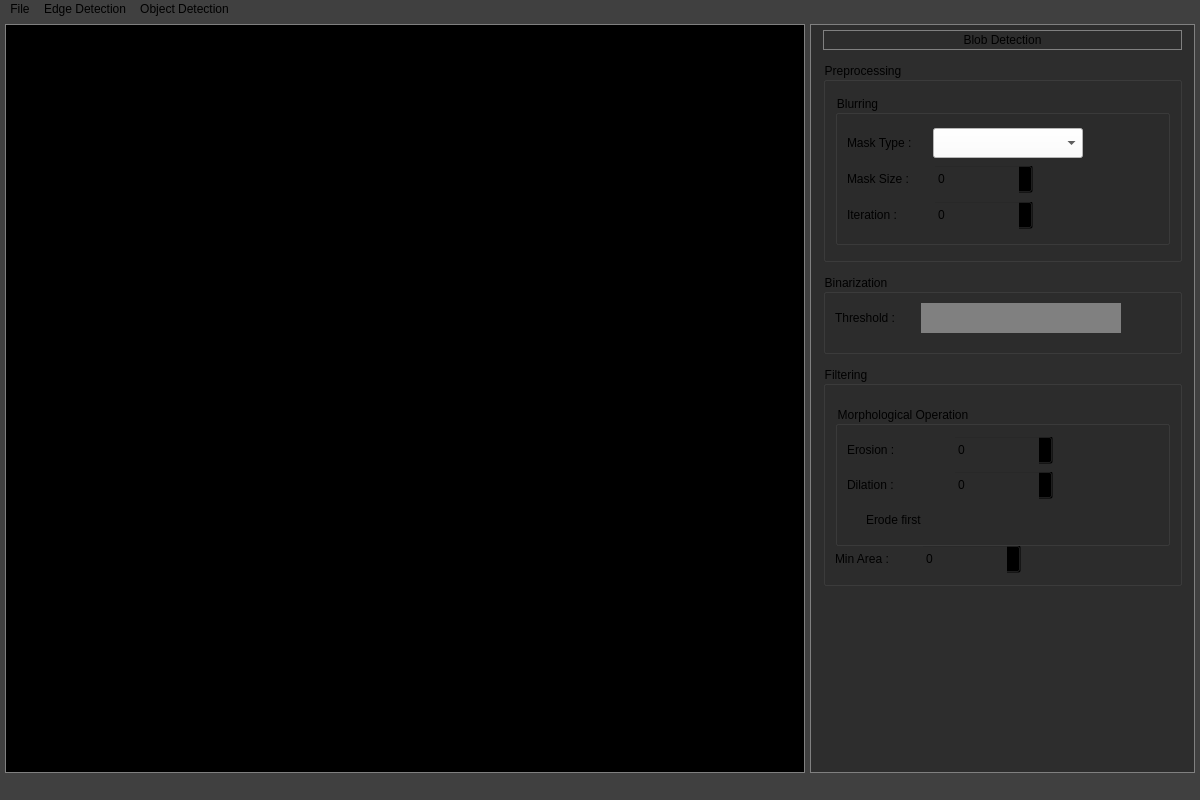
<?xml version="1.0" encoding="UTF-8"?>
<ui version="4.0">
 <class>MainWindow</class>
 <widget class="QMainWindow" name="MainWindow">
  <property name="geometry">
   <rect>
    <x>0</x>
    <y>0</y>
    <width>1200</width>
    <height>800</height>
   </rect>
  </property>
  <property name="windowTitle">
   <string>MainWindow</string>
  </property>
  <property name="styleSheet">
   <string notr="true">background-color: rgb(64,64,64);</string>
  </property>
  <widget class="QWidget" name="centralwidget">
   <layout class="QHBoxLayout" name="HorzLayout_Main">
    <property name="spacing">
     <number>5</number>
    </property>
    <property name="leftMargin">
     <number>5</number>
    </property>
    <property name="topMargin">
     <number>5</number>
    </property>
    <property name="rightMargin">
     <number>5</number>
    </property>
    <property name="bottomMargin">
     <number>5</number>
    </property>
    <item>
     <widget class="QLabel" name="Label_PicDisplay">
      <property name="minimumSize">
       <size>
        <width>800</width>
        <height>0</height>
       </size>
      </property>
      <property name="maximumSize">
       <size>
        <width>800</width>
        <height>16777215</height>
       </size>
      </property>
      <property name="styleSheet">
       <string notr="true">QLabel{
	background-color: black;
	border: 1px solid gray;     /* slightly darker border */
}</string>
      </property>
      <property name="text">
       <string/>
      </property>
     </widget>
    </item>
    <item>
     <widget class="QStackedWidget" name="StackedWidget_Panel">
      <property name="styleSheet">
       <string notr="true">QStackedWidget{
	background-color: rgb(45,45,45);
	border: 1px solid gray;     /* slightly darker border */
}</string>
      </property>
      <property name="currentIndex">
       <number>2</number>
      </property>
      <widget class="QWidget" name="Page_OfflineTest">
       <property name="styleSheet">
        <string notr="true">background-color: transparent;</string>
       </property>
       <layout class="QVBoxLayout" name="VertLayout_OfflineTest">
        <property name="spacing">
         <number>10</number>
        </property>
        <property name="leftMargin">
         <number>10</number>
        </property>
        <property name="topMargin">
         <number>10</number>
        </property>
        <property name="rightMargin">
         <number>10</number>
        </property>
        <property name="bottomMargin">
         <number>10</number>
        </property>
        <item>
         <layout class="QHBoxLayout" name="HorzLayout_OfflineTest">
          <property name="leftMargin">
           <number>0</number>
          </property>
          <item>
           <widget class="QPushButton" name="Btn_Test">
            <property name="minimumSize">
             <size>
              <width>100</width>
              <height>50</height>
             </size>
            </property>
            <property name="maximumSize">
             <size>
              <width>100</width>
              <height>50</height>
             </size>
            </property>
            <property name="font">
             <font>
              <family>Arial Black</family>
              <pointsize>22</pointsize>
              <bold>true</bold>
             </font>
            </property>
            <property name="styleSheet">
             <string notr="true">QPushButton {
    background-color: rgb(100, 150, 220);   /* grayish blue */
    color: white;                             /* text */
    border: 2px solid #F0F0F0;     /* slightly darker border */
    border-radius: 7px;                       /* small rounding */
    padding: 4px 12px;                        /* vertical, horizontal */
    font-family: &quot;Arial Black&quot;;
    font-size: 22pt;
}

QPushButton:hover {
    background-color: rgb(120, 170, 240);    /* hover effect */
    border-color: white;
}

QPushButton:pressed {
    background-color: rgb(80, 130, 200);     /* pressed effect */
    border-color: rgb(197, 197, 197);
}</string>
            </property>
            <property name="text">
             <string>Test</string>
            </property>
            <property name="flat">
             <bool>false</bool>
            </property>
           </widget>
          </item>
          <item>
           <spacer name="HorzSpacer_OfflineTest">
            <property name="orientation">
             <enum>Qt::Orientation::Horizontal</enum>
            </property>
            <property name="sizeHint" stdset="0">
             <size>
              <width>40</width>
              <height>20</height>
             </size>
            </property>
           </spacer>
          </item>
          <item>
           <widget class="QLabel" name="Label_TestTime">
            <property name="minimumSize">
             <size>
              <width>100</width>
              <height>0</height>
             </size>
            </property>
            <property name="maximumSize">
             <size>
              <width>100</width>
              <height>16777215</height>
             </size>
            </property>
            <property name="font">
             <font>
              <family>Arial</family>
              <pointsize>16</pointsize>
              <bold>true</bold>
             </font>
            </property>
            <property name="styleSheet">
             <string notr="true">QLabel {
    color: rgb(45,45,45);                /* font color */
    background-color: white;   /* background */
}</string>
            </property>
            <property name="frameShape">
             <enum>QFrame::Shape::Box</enum>
            </property>
            <property name="frameShadow">
             <enum>QFrame::Shadow::Sunken</enum>
            </property>
            <property name="lineWidth">
             <number>3</number>
            </property>
            <property name="midLineWidth">
             <number>0</number>
            </property>
            <property name="text">
             <string>100ms</string>
            </property>
            <property name="alignment">
             <set>Qt::AlignmentFlag::AlignCenter</set>
            </property>
            <property name="margin">
             <number>0</number>
            </property>
           </widget>
          </item>
         </layout>
        </item>
        <item>
         <widget class="QStackedWidget" name="StackedWidget_Result">
          <property name="styleSheet">
           <string notr="true">background-color: #F0F0F0</string>
          </property>
          <property name="currentIndex">
           <number>1</number>
          </property>
          <widget class="QWidget" name="page_3">
           <layout class="QVBoxLayout" name="verticalLayout_2">
            <property name="leftMargin">
             <number>8</number>
            </property>
            <property name="topMargin">
             <number>8</number>
            </property>
            <property name="rightMargin">
             <number>8</number>
            </property>
            <property name="bottomMargin">
             <number>8</number>
            </property>
           </layout>
          </widget>
          <widget class="QWidget" name="Page_Result">
           <layout class="QVBoxLayout" name="VertLayout_Result_Edge">
            <property name="leftMargin">
             <number>8</number>
            </property>
            <property name="topMargin">
             <number>8</number>
            </property>
            <property name="rightMargin">
             <number>8</number>
            </property>
            <property name="bottomMargin">
             <number>8</number>
            </property>
            <item>
             <widget class="QTableWidget" name="Table_Result">
              <property name="styleSheet">
               <string notr="true">background-color: #F0F0F0</string>
              </property>
             </widget>
            </item>
           </layout>
          </widget>
         </widget>
        </item>
       </layout>
      </widget>
      <widget class="QWidget" name="page_5">
       <property name="styleSheet">
        <string notr="true">background-color: transparent;</string>
       </property>
       <layout class="QVBoxLayout" name="verticalLayout_5">
        <property name="spacing">
         <number>25</number>
        </property>
        <property name="leftMargin">
         <number>10</number>
        </property>
        <property name="topMargin">
         <number>5</number>
        </property>
        <property name="rightMargin">
         <number>10</number>
        </property>
        <property name="bottomMargin">
         <number>10</number>
        </property>
        <item>
         <widget class="QLabel" name="label_10">
          <property name="minimumSize">
           <size>
            <width>0</width>
            <height>20</height>
           </size>
          </property>
          <property name="maximumSize">
           <size>
            <width>16777215</width>
            <height>20</height>
           </size>
          </property>
          <property name="font">
           <font>
            <family>Arial</family>
            <pointsize>13</pointsize>
           </font>
          </property>
          <property name="styleSheet">
           <string notr="true">QLabel{
	background-color: rgb(45,45,45);
	border: 1px solid gray;
}</string>
          </property>
          <property name="text">
           <string>Watershed</string>
          </property>
          <property name="alignment">
           <set>Qt::AlignmentFlag::AlignCenter</set>
          </property>
         </widget>
        </item>
        <item>
         <widget class="QGroupBox" name="groupBox_4">
          <property name="styleSheet">
           <string notr="true">QGroupBox {
    background-color: transparent;  /* transparent background */
    border: none;                   /* remove the border line */
    margin: 0px;                    /* remove extra spacing */
    padding: 0px;
}</string>
          </property>
          <property name="title">
           <string/>
          </property>
         </widget>
        </item>
       </layout>
      </widget>
      <widget class="QWidget" name="Page_BlobDetection">
       <property name="styleSheet">
        <string notr="true">background-color: transparent;</string>
       </property>
       <layout class="QVBoxLayout" name="VertLayout_BlobDetection">
        <property name="spacing">
         <number>12</number>
        </property>
        <property name="leftMargin">
         <number>12</number>
        </property>
        <property name="topMargin">
         <number>5</number>
        </property>
        <property name="rightMargin">
         <number>12</number>
        </property>
        <property name="bottomMargin">
         <number>12</number>
        </property>
        <item>
         <widget class="QLabel" name="Label_BlobDetection">
          <property name="sizePolicy">
           <sizepolicy hsizetype="Expanding" vsizetype="Preferred">
            <horstretch>0</horstretch>
            <verstretch>0</verstretch>
           </sizepolicy>
          </property>
          <property name="minimumSize">
           <size>
            <width>0</width>
            <height>20</height>
           </size>
          </property>
          <property name="maximumSize">
           <size>
            <width>16777215</width>
            <height>20</height>
           </size>
          </property>
          <property name="styleSheet">
           <string notr="true">QLabel{
	background-color: rgb(45,45,45);
	border: 1px solid gray;
}</string>
          </property>
          <property name="text">
           <string>Blob Detection</string>
          </property>
          <property name="scaledContents">
           <bool>false</bool>
          </property>
          <property name="alignment">
           <set>Qt::AlignmentFlag::AlignCenter</set>
          </property>
         </widget>
        </item>
        <item>
         <widget class="QGroupBox" name="GroupBox_Preprocessing">
          <property name="minimumSize">
           <size>
            <width>0</width>
            <height>200</height>
           </size>
          </property>
          <property name="maximumSize">
           <size>
            <width>16777215</width>
            <height>200</height>
           </size>
          </property>
          <property name="title">
           <string>Preprocessing</string>
          </property>
          <layout class="QVBoxLayout" name="VertLayout_Preprocessing">
           <item>
            <widget class="QGroupBox" name="GroupBox_Blurring">
             <property name="enabled">
              <bool>true</bool>
             </property>
             <property name="sizePolicy">
              <sizepolicy hsizetype="Expanding" vsizetype="Preferred">
               <horstretch>0</horstretch>
               <verstretch>0</verstretch>
              </sizepolicy>
             </property>
             <property name="minimumSize">
              <size>
               <width>0</width>
               <height>150</height>
              </size>
             </property>
             <property name="maximumSize">
              <size>
               <width>16777215</width>
               <height>150</height>
              </size>
             </property>
             <property name="autoFillBackground">
              <bool>false</bool>
             </property>
             <property name="styleSheet">
              <string notr="true"/>
             </property>
             <property name="title">
              <string>Blurring</string>
             </property>
             <layout class="QFormLayout" name="FormLayout_Blurring">
              <property name="formAlignment">
               <set>Qt::AlignmentFlag::AlignLeading|Qt::AlignmentFlag::AlignLeft|Qt::AlignmentFlag::AlignVCenter</set>
              </property>
              <item row="0" column="0">
               <widget class="QLabel" name="Label_MaskType">
                <property name="sizePolicy">
                 <sizepolicy hsizetype="Preferred" vsizetype="Preferred">
                  <horstretch>0</horstretch>
                  <verstretch>0</verstretch>
                 </sizepolicy>
                </property>
                <property name="minimumSize">
                 <size>
                  <width>80</width>
                  <height>30</height>
                 </size>
                </property>
                <property name="maximumSize">
                 <size>
                  <width>80</width>
                  <height>30</height>
                 </size>
                </property>
                <property name="styleSheet">
                 <string notr="true">background-color: transparent;</string>
                </property>
                <property name="text">
                 <string>Mask Type :</string>
                </property>
               </widget>
              </item>
              <item row="0" column="1">
               <widget class="QComboBox" name="ComboBox_MaskType">
                <property name="sizePolicy">
                 <sizepolicy hsizetype="Preferred" vsizetype="Preferred">
                  <horstretch>0</horstretch>
                  <verstretch>0</verstretch>
                 </sizepolicy>
                </property>
                <property name="minimumSize">
                 <size>
                  <width>150</width>
                  <height>30</height>
                 </size>
                </property>
                <property name="maximumSize">
                 <size>
                  <width>150</width>
                  <height>30</height>
                 </size>
                </property>
                <property name="styleSheet">
                 <string notr="true">background-color: white</string>
                </property>
               </widget>
              </item>
              <item row="1" column="0">
               <widget class="QLabel" name="Label_MaskSize">
                <property name="sizePolicy">
                 <sizepolicy hsizetype="Preferred" vsizetype="Preferred">
                  <horstretch>0</horstretch>
                  <verstretch>0</verstretch>
                 </sizepolicy>
                </property>
                <property name="minimumSize">
                 <size>
                  <width>80</width>
                  <height>30</height>
                 </size>
                </property>
                <property name="maximumSize">
                 <size>
                  <width>80</width>
                  <height>30</height>
                 </size>
                </property>
                <property name="styleSheet">
                 <string notr="true">background-color: transparent;</string>
                </property>
                <property name="text">
                 <string>Mask Size :</string>
                </property>
               </widget>
              </item>
              <item row="1" column="1">
               <widget class="QSpinBox" name="SpinBox_MaskSize">
                <property name="sizePolicy">
                 <sizepolicy hsizetype="Preferred" vsizetype="Preferred">
                  <horstretch>0</horstretch>
                  <verstretch>0</verstretch>
                 </sizepolicy>
                </property>
                <property name="minimumSize">
                 <size>
                  <width>100</width>
                  <height>30</height>
                 </size>
                </property>
                <property name="maximumSize">
                 <size>
                  <width>100</width>
                  <height>30</height>
                 </size>
                </property>
               </widget>
              </item>
              <item row="2" column="0">
               <widget class="QLabel" name="Label_BlurIteration">
                <property name="sizePolicy">
                 <sizepolicy hsizetype="Preferred" vsizetype="Preferred">
                  <horstretch>0</horstretch>
                  <verstretch>0</verstretch>
                 </sizepolicy>
                </property>
                <property name="minimumSize">
                 <size>
                  <width>80</width>
                  <height>30</height>
                 </size>
                </property>
                <property name="maximumSize">
                 <size>
                  <width>80</width>
                  <height>30</height>
                 </size>
                </property>
                <property name="styleSheet">
                 <string notr="true">background-color: transparent;</string>
                </property>
                <property name="text">
                 <string>Iteration :</string>
                </property>
               </widget>
              </item>
              <item row="2" column="1">
               <widget class="QSpinBox" name="SpinBox_BlurIteration">
                <property name="sizePolicy">
                 <sizepolicy hsizetype="Preferred" vsizetype="Preferred">
                  <horstretch>0</horstretch>
                  <verstretch>0</verstretch>
                 </sizepolicy>
                </property>
                <property name="minimumSize">
                 <size>
                  <width>100</width>
                  <height>30</height>
                 </size>
                </property>
                <property name="maximumSize">
                 <size>
                  <width>100</width>
                  <height>30</height>
                 </size>
                </property>
               </widget>
              </item>
             </layout>
            </widget>
           </item>
          </layout>
         </widget>
        </item>
        <item>
         <widget class="QGroupBox" name="GroupBox_Binarization">
          <property name="sizePolicy">
           <sizepolicy hsizetype="Expanding" vsizetype="Preferred">
            <horstretch>0</horstretch>
            <verstretch>0</verstretch>
           </sizepolicy>
          </property>
          <property name="minimumSize">
           <size>
            <width>0</width>
            <height>80</height>
           </size>
          </property>
          <property name="maximumSize">
           <size>
            <width>16777215</width>
            <height>80</height>
           </size>
          </property>
          <property name="styleSheet">
           <string notr="true"/>
          </property>
          <property name="title">
           <string>Binarization</string>
          </property>
          <property name="alignment">
           <set>Qt::AlignmentFlag::AlignLeading|Qt::AlignmentFlag::AlignLeft|Qt::AlignmentFlag::AlignVCenter</set>
          </property>
          <layout class="QFormLayout" name="FormLayout_Binarization">
           <property name="formAlignment">
            <set>Qt::AlignmentFlag::AlignLeading|Qt::AlignmentFlag::AlignLeft|Qt::AlignmentFlag::AlignTop</set>
           </property>
           <item row="0" column="0">
            <widget class="QLabel" name="Label_Threshold">
             <property name="sizePolicy">
              <sizepolicy hsizetype="Preferred" vsizetype="Preferred">
               <horstretch>0</horstretch>
               <verstretch>0</verstretch>
              </sizepolicy>
             </property>
             <property name="minimumSize">
              <size>
               <width>80</width>
               <height>30</height>
              </size>
             </property>
             <property name="maximumSize">
              <size>
               <width>80</width>
               <height>30</height>
              </size>
             </property>
             <property name="styleSheet">
              <string notr="true">background-color: transparent;</string>
             </property>
             <property name="text">
              <string>Threshold :</string>
             </property>
            </widget>
           </item>
           <item row="0" column="1">
            <widget class="QWidget" name="Widget_Threshold" native="true">
             <property name="sizePolicy">
              <sizepolicy hsizetype="Preferred" vsizetype="Preferred">
               <horstretch>0</horstretch>
               <verstretch>0</verstretch>
              </sizepolicy>
             </property>
             <property name="minimumSize">
              <size>
               <width>200</width>
               <height>30</height>
              </size>
             </property>
             <property name="maximumSize">
              <size>
               <width>200</width>
               <height>30</height>
              </size>
             </property>
             <property name="styleSheet">
              <string notr="true">background-color: gray;</string>
             </property>
            </widget>
           </item>
          </layout>
         </widget>
        </item>
        <item>
         <widget class="QGroupBox" name="GroupBox_Filtering">
          <property name="sizePolicy">
           <sizepolicy hsizetype="Expanding" vsizetype="Preferred">
            <horstretch>0</horstretch>
            <verstretch>0</verstretch>
           </sizepolicy>
          </property>
          <property name="minimumSize">
           <size>
            <width>0</width>
            <height>220</height>
           </size>
          </property>
          <property name="maximumSize">
           <size>
            <width>16777215</width>
            <height>220</height>
           </size>
          </property>
          <property name="styleSheet">
           <string notr="true"/>
          </property>
          <property name="title">
           <string>Filtering</string>
          </property>
          <layout class="QFormLayout" name="FormLayout_Filtering">
           <property name="topMargin">
            <number>20</number>
           </property>
           <item row="2" column="1">
            <widget class="QSpinBox" name="SpinBox_MinArea">
             <property name="sizePolicy">
              <sizepolicy hsizetype="Preferred" vsizetype="Preferred">
               <horstretch>0</horstretch>
               <verstretch>0</verstretch>
              </sizepolicy>
             </property>
             <property name="minimumSize">
              <size>
               <width>100</width>
               <height>30</height>
              </size>
             </property>
             <property name="maximumSize">
              <size>
               <width>100</width>
               <height>30</height>
              </size>
             </property>
            </widget>
           </item>
           <item row="2" column="0">
            <widget class="QLabel" name="Label_MinArea">
             <property name="sizePolicy">
              <sizepolicy hsizetype="Preferred" vsizetype="Preferred">
               <horstretch>0</horstretch>
               <verstretch>0</verstretch>
              </sizepolicy>
             </property>
             <property name="minimumSize">
              <size>
               <width>80</width>
               <height>30</height>
              </size>
             </property>
             <property name="maximumSize">
              <size>
               <width>80</width>
               <height>30</height>
              </size>
             </property>
             <property name="styleSheet">
              <string notr="true">background-color: transparent;</string>
             </property>
             <property name="text">
              <string>Min Area :</string>
             </property>
             <property name="alignment">
              <set>Qt::AlignmentFlag::AlignLeading|Qt::AlignmentFlag::AlignLeft|Qt::AlignmentFlag::AlignVCenter</set>
             </property>
            </widget>
           </item>
           <item row="0" column="0" colspan="2">
            <widget class="QGroupBox" name="GroupBox_MorphOper">
             <property name="enabled">
              <bool>true</bool>
             </property>
             <property name="sizePolicy">
              <sizepolicy hsizetype="Expanding" vsizetype="Preferred">
               <horstretch>0</horstretch>
               <verstretch>0</verstretch>
              </sizepolicy>
             </property>
             <property name="minimumSize">
              <size>
               <width>0</width>
               <height>140</height>
              </size>
             </property>
             <property name="maximumSize">
              <size>
               <width>16777215</width>
               <height>140</height>
              </size>
             </property>
             <property name="autoFillBackground">
              <bool>false</bool>
             </property>
             <property name="styleSheet">
              <string notr="true"/>
             </property>
             <property name="title">
              <string>Morphological Operation</string>
             </property>
             <layout class="QFormLayout" name="FormLayout_MorphOper">
              <property name="fieldGrowthPolicy">
               <enum>QFormLayout::FieldGrowthPolicy::FieldsStayAtSizeHint</enum>
              </property>
              <property name="formAlignment">
               <set>Qt::AlignmentFlag::AlignLeading|Qt::AlignmentFlag::AlignLeft|Qt::AlignmentFlag::AlignTop</set>
              </property>
              <item row="0" column="0">
               <widget class="QLabel" name="Label_Erosion">
                <property name="sizePolicy">
                 <sizepolicy hsizetype="Preferred" vsizetype="Preferred">
                  <horstretch>0</horstretch>
                  <verstretch>0</verstretch>
                 </sizepolicy>
                </property>
                <property name="minimumSize">
                 <size>
                  <width>80</width>
                  <height>30</height>
                 </size>
                </property>
                <property name="maximumSize">
                 <size>
                  <width>80</width>
                  <height>30</height>
                 </size>
                </property>
                <property name="styleSheet">
                 <string notr="true">background-color: transparent;</string>
                </property>
                <property name="text">
                 <string>Erosion :</string>
                </property>
               </widget>
              </item>
              <item row="0" column="1">
               <widget class="QSpinBox" name="SpinBox_Erosion">
                <property name="sizePolicy">
                 <sizepolicy hsizetype="Preferred" vsizetype="Preferred">
                  <horstretch>0</horstretch>
                  <verstretch>0</verstretch>
                 </sizepolicy>
                </property>
                <property name="minimumSize">
                 <size>
                  <width>100</width>
                  <height>30</height>
                 </size>
                </property>
                <property name="maximumSize">
                 <size>
                  <width>100</width>
                  <height>30</height>
                 </size>
                </property>
               </widget>
              </item>
              <item row="1" column="0">
               <widget class="QLabel" name="Label_Dilation">
                <property name="sizePolicy">
                 <sizepolicy hsizetype="Preferred" vsizetype="Preferred">
                  <horstretch>0</horstretch>
                  <verstretch>0</verstretch>
                 </sizepolicy>
                </property>
                <property name="minimumSize">
                 <size>
                  <width>80</width>
                  <height>30</height>
                 </size>
                </property>
                <property name="maximumSize">
                 <size>
                  <width>80</width>
                  <height>30</height>
                 </size>
                </property>
                <property name="styleSheet">
                 <string notr="true">background-color: transparent;</string>
                </property>
                <property name="text">
                 <string>Dilation :</string>
                </property>
               </widget>
              </item>
              <item row="1" column="1">
               <widget class="QSpinBox" name="SpinBox_Dilation">
                <property name="sizePolicy">
                 <sizepolicy hsizetype="Preferred" vsizetype="Preferred">
                  <horstretch>0</horstretch>
                  <verstretch>0</verstretch>
                 </sizepolicy>
                </property>
                <property name="minimumSize">
                 <size>
                  <width>100</width>
                  <height>30</height>
                 </size>
                </property>
                <property name="maximumSize">
                 <size>
                  <width>100</width>
                  <height>30</height>
                 </size>
                </property>
               </widget>
              </item>
              <item row="2" column="0">
               <widget class="QCheckBox" name="CheckBox_ErodeFirst">
                <property name="sizePolicy">
                 <sizepolicy hsizetype="Preferred" vsizetype="Preferred">
                  <horstretch>0</horstretch>
                  <verstretch>0</verstretch>
                 </sizepolicy>
                </property>
                <property name="minimumSize">
                 <size>
                  <width>100</width>
                  <height>30</height>
                 </size>
                </property>
                <property name="maximumSize">
                 <size>
                  <width>100</width>
                  <height>30</height>
                 </size>
                </property>
                <property name="styleSheet">
                 <string notr="true">background-color: transparent;</string>
                </property>
                <property name="text">
                 <string>Erode first</string>
                </property>
               </widget>
              </item>
             </layout>
            </widget>
           </item>
          </layout>
         </widget>
        </item>
        <item>
         <widget class="QGroupBox" name="GroupBox_Backup">
          <property name="enabled">
           <bool>false</bool>
          </property>
          <property name="sizePolicy">
           <sizepolicy hsizetype="Expanding" vsizetype="Preferred">
            <horstretch>0</horstretch>
            <verstretch>0</verstretch>
           </sizepolicy>
          </property>
          <property name="styleSheet">
           <string notr="true">QGroupBox {
    background-color: transparent;  /* transparent background */
    border: none;                   /* remove the border line */
    margin: 0px;                    /* remove extra spacing */
    padding: 0px;
}</string>
          </property>
          <property name="title">
           <string/>
          </property>
         </widget>
        </item>
       </layout>
      </widget>
     </widget>
    </item>
   </layout>
  </widget>
  <widget class="QMenuBar" name="Menu_Main">
   <property name="geometry">
    <rect>
     <x>0</x>
     <y>0</y>
     <width>1200</width>
     <height>33</height>
    </rect>
   </property>
   <property name="font">
    <font>
     <family>Arial</family>
    </font>
   </property>
   <widget class="QMenu" name="MenuItem_File">
    <property name="font">
     <font>
      <family>Arial</family>
     </font>
    </property>
    <property name="title">
     <string>File</string>
    </property>
    <addaction name="MenuSubItem_LoadImage"/>
   </widget>
   <widget class="QMenu" name="MenuItem_EdgeDetection">
    <property name="font">
     <font>
      <family>Arial</family>
     </font>
    </property>
    <property name="title">
     <string>Edge Detection</string>
    </property>
    <addaction name="MenuSubItem_BlobDetection"/>
   </widget>
   <widget class="QMenu" name="MenuItem_ObjectDetection">
    <property name="font">
     <font>
      <family>Arial</family>
     </font>
    </property>
    <property name="title">
     <string>Object Detection</string>
    </property>
    <addaction name="MenuSubItem_Watershed"/>
   </widget>
   <addaction name="MenuItem_File"/>
   <addaction name="MenuItem_EdgeDetection"/>
   <addaction name="MenuItem_ObjectDetection"/>
  </widget>
  <widget class="QStatusBar" name="statusbar"/>
  <action name="MenuSubItem_LoadImage">
   <property name="text">
    <string>Load Image</string>
   </property>
   <property name="font">
    <font>
     <family>Arial</family>
    </font>
   </property>
  </action>
  <action name="MenuSubItem_BlobDetection">
   <property name="text">
    <string>Blob Detection</string>
   </property>
  </action>
  <action name="MenuSubItem_Watershed">
   <property name="text">
    <string>Watershed</string>
   </property>
  </action>
 </widget>
 <resources/>
 <connections/>
</ui>
